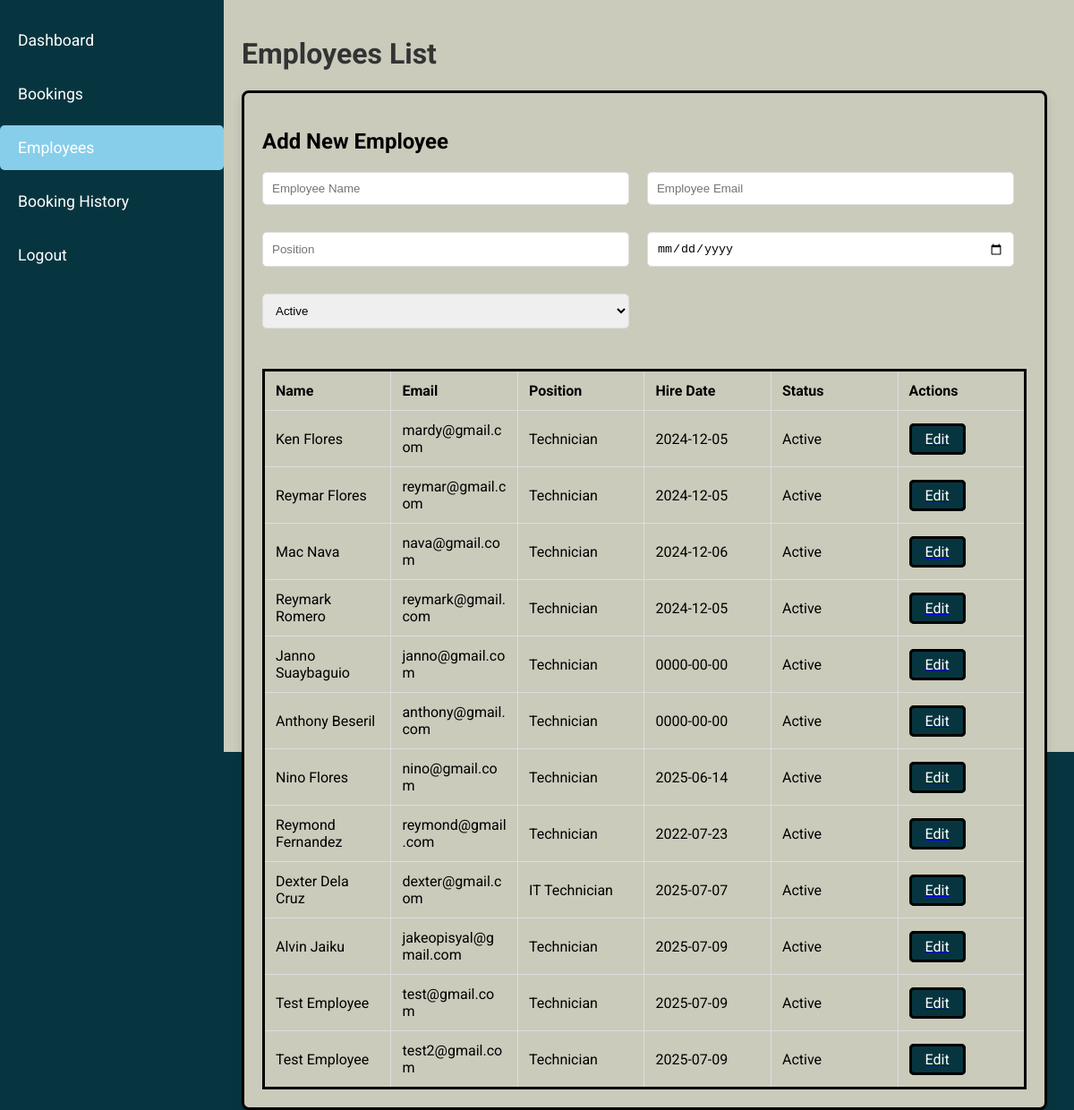
/admin/employee_register.php (signed in), run on an earlier commit of the app's database.
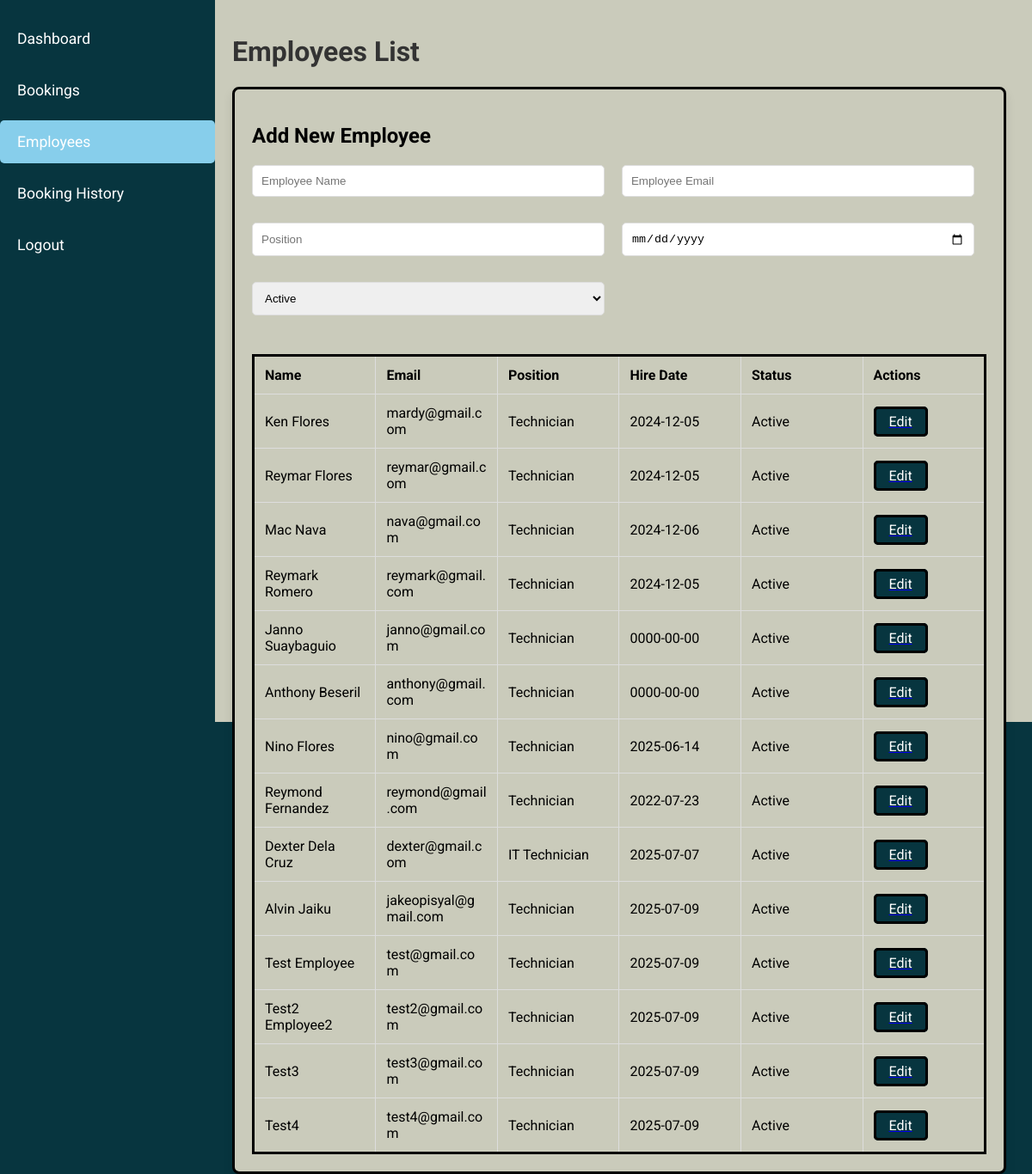
And on a later commit of the database.
### tables this page shows
CREATE TABLE `employees` (
  `id` int NOT NULL AUTO_INCREMENT,
  `name` varchar(100) NOT NULL,
  `position` varchar(100) NOT NULL,
  `email` varchar(100) NOT NULL,
  `hire_date` date DEFAULT NULL,
  `status` enum('Active','Inactive') DEFAULT 'Active',
  `password` varchar(255) NOT NULL,
  `phone` varchar(20) DEFAULT NULL,
  PRIMARY KEY (`id`)
);

### admin/employee_register.php (the view, shortened to what this page needs)
 <?php
$conn = Database::getConnection();
$sql_employees = "SELECT * FROM employees";
$result_employees = $conn->query($sql_employees);
$employees = [];
while ($row = $result_employees->fetch_assoc()) {
    $employees[] = $row;
}
?>
<!DOCTYPE html>
<html lang="en">
<head>
</head>
<body>
    <div class="sidebar">
        <a href="dashboard.php">Dashboard</a>
        <a href="admin_bookings.php">Bookings</a>
        <a href="admin_employees.php" class="active">Employees</a>
        <a href="admin_booking_history.php">Booking History</a>
        <a href="index.php">Logout</a>
    </div>
    <div class="main-content">
        <h1>Employees List</h1>
        <div class="form-container">
            <h2>Add New Employee</h2>
            <form method="POST" action="admin_employees.php">
                <div class="form-row">
                    <input type="text" name="name" placeholder="Employee Name" required />
                    <input type="email" name="email" placeholder="Employee Email" required />
                </div>
                <div class="form-row">
                    <input type="text" name="position" placeholder="Position" required />
                    <input type="date" name="hire_date" placeholder="Hire Date" required />
                </div>
                <div class="form-row">
                    <select name="status" required>
                        <option value="Active">Active</option>
                    </select>
                </div>
        <table>
            <thead>
                <tr>
                    <th>Name</th>
                    <th>Email</th>
                    <th>Position</th>
                    <th>Hire Date</th>
                    <th>Status</th>
                    <th>Actions</th>
                </tr>
            </thead>
            <tbody>
                <?php foreach ($employees as $employee): ?>
                    <tr>
                        <td><?php echo htmlspecialchars($employee['name']); ?></td>
                        <td><?php echo htmlspecialchars($employee['email']); ?></td>
                        <td><?php echo htmlspecialchars($employee['position']); ?></td>
                        <td><?php echo htmlspecialchars($employee['hire_date']); ?></td>
                        <td><?php echo htmlspecialchars($employee['status']); ?></td>
                        <td>
                            <a href="edit_employee.php?id=<?php echo $employee['id']; ?>">
                                <butt on class="action-button">Edit</button>
                            </a>
                        </td>
                    </tr>
                <?php endforeach; ?>
            </tbody>
        </table>
    </div>
</body>
</html>

What changed in the data, as far as the page shows it:
changed employees "test2@gmail.com": name "Test Employee" → "Test2 Employee2"
added employees: name "Test3", email "test3@gmail.com", position "Technician", hire_date "2025-07-09", status "Active"
added employees: name "Test4", email "test4@gmail.com", position "Technician", hire_date "2025-07-09", status "Active"
